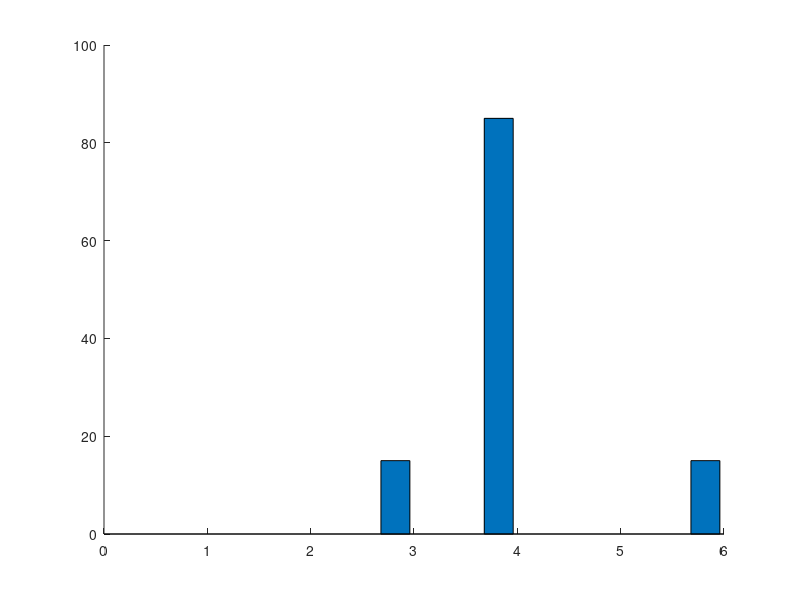

Write MATLAB code to recreate this figure. (Note: this script raises an error after producing the figure.)
function pic_bar_Placebo_Yoshino_2012()

y_Yoshino_2012=[0 0;0 0;15 14;85 86;0 0;15 14];

b=bar(y_Yoshino_2012,0.8,'FaceAlpha',0.7);

xtips1 = b(1).XEndPoints;
ytips1 = b(1).YEndPoints;
labels1 = string(b(1).YData);
text(xtips1,ytips1,labels1,'HorizontalAlignment','center','VerticalAlignment','bottom','FontSize',22)

xtips2 = b(2).XEndPoints;
ytips2 = b(2).YEndPoints;
labels2 = string(b(2).YData);
text(xtips2,ytips2,labels2,'HorizontalAlignment','center','VerticalAlignment','bottom','FontSize',22)

hold on
t1=[0.85 1.85 2.85 3.85 4.85 5.85];
t2=[1.15 2.15 3.15 4.15 5.15 6.15];
m1=[0 0 15 85 0 15];
m2=[0 0 14 86 0 14];
plot(t1,m1,'-.or','LineWidth',1,'Color',[190 190 190]./255,'MarkerSize',10,'MarkerEdgeColor',[190 190 190]./255,'MarkerFaceColor',[190 190 190]./255);
hold on
plot(t2,m2,'-.or','LineWidth',1,'Color','#FF0000','MarkerSize',10,'MarkerEdgeColor','#FF0000','MarkerFaceColor','#FF0000');


set(b(1),'FaceColor',[190 190 190]./255);
set(b(2),'FaceColor','#FF0000');

%% Output image setting
set(gca,'YLim',[0 100]);
set(gca,'XTickLabel',{'CR' 'PR' 'SD' 'PD' 'ORR' 'DCR'});
set(gca,'Linewidth',1);
set(gca,'FontSize',28);
set(gca,'FontName','Arial');
ylabel('RECITS (%)');
title('Yoshino.2012');
legend('model simulation','clinical data','Location','northwest','FontSize',28);
legend('boxoff');
set(gcf,'unit','centimeters','position',[2 25 28 18])
print('Placebo_Yoshino_2012','-dpng','-r600')

end